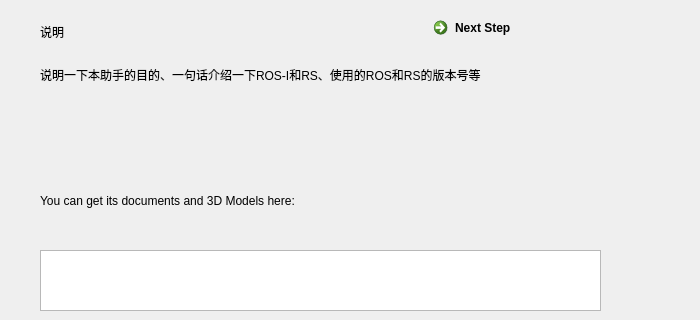
        <widget class="QWidget" name="page_1">
         <widget class="QLabel" name="label_1_2">
          <property name="geometry">
           <rect>
            <x>40</x>
            <y>64</y>
            <width>651</width>
            <height>21</height>
           </rect>
          </property>
          <property name="styleSheet">
           <string notr="true">font: 13pt &quot;Ubuntu&quot;;</string>
          </property>
          <property name="text">
           <string>说明一下本助手的目的、一句话介绍一下ROS-I和RS、使用的ROS和RS的版本号等</string>
          </property>
         </widget>
         <widget class="QLabel" name="label_1_3">
          <property name="geometry">
           <rect>
            <x>40</x>
            <y>190</y>
            <width>381</width>
            <height>21</height>
           </rect>
          </property>
          <property name="styleSheet">
           <string notr="true">font: 13pt &quot;Ubuntu&quot;;</string>
          </property>
          <property name="text">
           <string>You can get its documents and 3D Models here:</string>
          </property>
         </widget>
         <widget class="QTextBrowser" name="textBrowser">
          <property name="geometry">
           <rect>
            <x>40</x>
            <y>250</y>
            <width>561</width>
            <height>61</height>
           </rect>
          </property>
         </widget>
         <widget class="QWidget" name="layoutWidget">
          <property name="geometry">
           <rect>
            <x>40</x>
            <y>10</y>
            <width>556</width>
            <height>43</height>
           </rect>
          </property>
          <layout class="QHBoxLayout" name="horizontalLayout_18">
           <item>
            <widget class="QLabel" name="label_title_1">
             <property name="minimumSize">
              <size>
               <width>380</width>
               <height>30</height>
              </size>
             </property>
             <property name="styleSheet">
              <string notr="true"/>
             </property>
             <property name="text">
              <string>说明</string>
             </property>
            </widget>
           </item>
           <item>
            <widget class="QCommandLinkButton" name="commandLinkButton_2">
             <property name="minimumSize">
              <size>
               <width>111</width>
               <height>41</height>
              </size>
             </property>
             <property name="focusPolicy">
              <enum>Qt::NoFocus</enum>
             </property>
             <property name="styleSheet">
              <string notr="true">font: italic 13pt &quot;Ubuntu&quot;;</string>
             </property>
             <property name="text">
              <string>Next Step</string>
             </property>
            </widget>
           </item>
          </layout>
         </widget>
        </widget>
